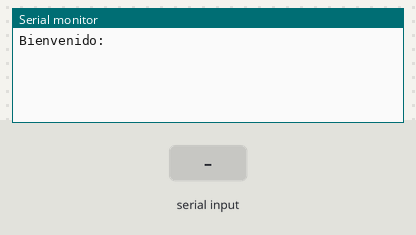
Simulated run of this sketch. Board: Arduino Uno, built with avr-gcc and run on an emulated ATmega328P. Parts: the last lines printed to the serial monitor. The test bench sets the inputs (shaded band).

Above: at 1.2 s.
1.3 s: "90,45\n" received over Serial
At 2.2 s:
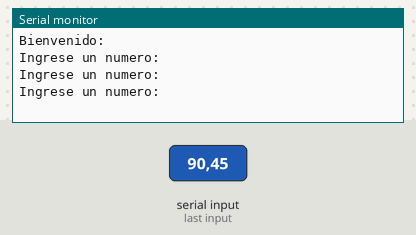
3.8 s: "30,150\n" received over Serial
At 4.7 s:
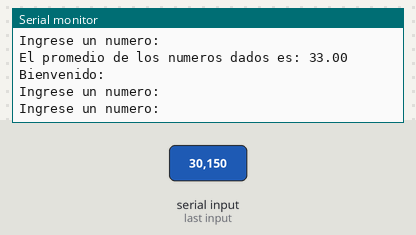

Measured:
- after the input at 1.3 s, the serial monitor: prints a new line at once (image 1)
- after the input at 3.8 s, the serial monitor: prints a new line at once (image 2)

The sketch:

Prog_2_Prom5numeros.ino
```cpp
int num;
int i;

float prom;
int suma;

bool auxiliar;
String texto = "Ingrese un numero: ";
String inicio = "Bienvenido: ";

void setup() {
  // put your setup code here, to run once:
Serial.begin(9600);

}

void loop() {
  // put your main code here, to run repeatedly:
Serial.println(inicio);
while(Serial.available()==0){

}
for(i=0;i<5;i++){
  Serial.println(texto);
  num = Serial.parseInt();
  suma = suma+num;
  prom=suma/5;

  delay(25);
}

Serial.println("El promedio de los numeros dados es: "+String(prom));


}
```
